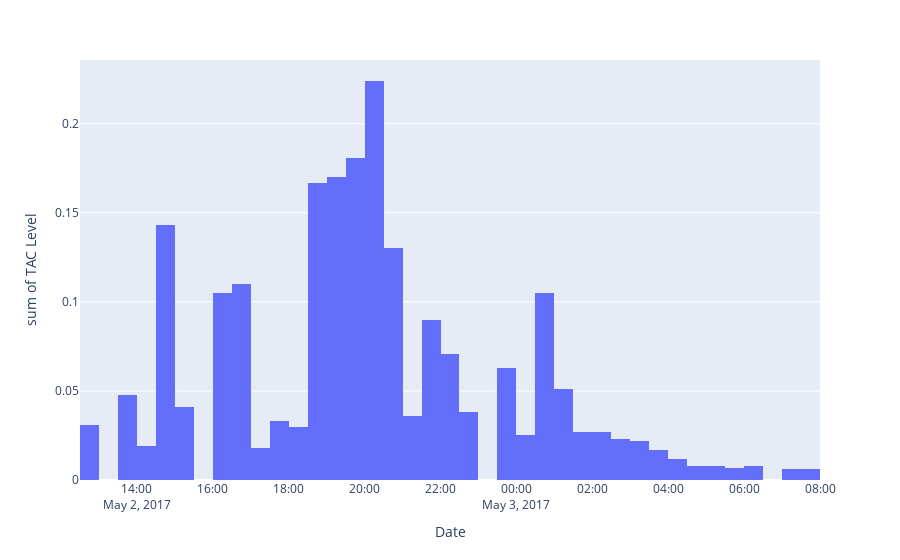

The notebook cell saved with this chart:
### Code cell
px.histogram(df, x = df['Date'], y = df['TAC Level'], nbins = 50)
